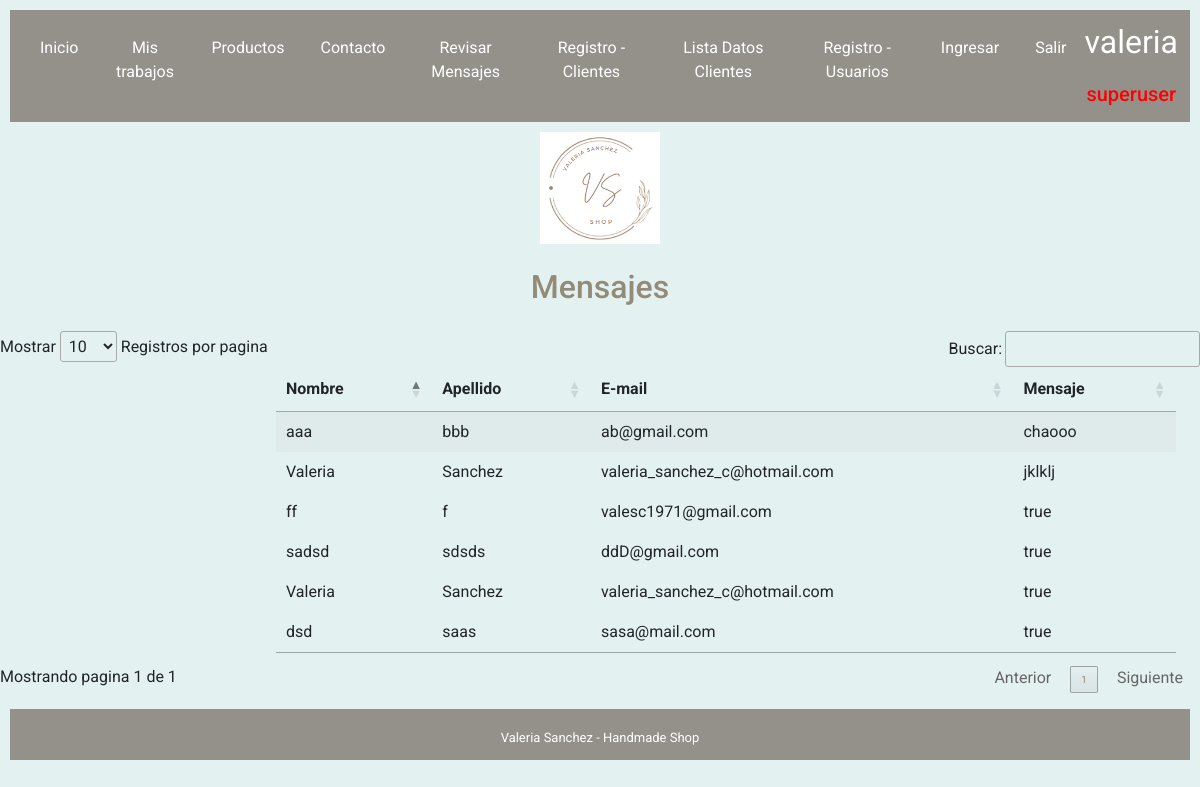
The app's page /mostrar_mensaje/ (signed in) with its own data.
### aplicacion1/models.py (models this page shows)
class Mensaje(models.Model):
    nombre=models.CharField(max_length=50, null=False)
    apellido=models.CharField(max_length=100, null=False)
    email=models.EmailField()
    mensaje=models.CharField(max_length=500, null=False)

### aplicacion1/views.py (the view)
# urls.py: path('mostrar_mensaje/', views.mostrar_mensaje, name='mostrar_mensaje'),
def mostrar_mensaje (request):  #muestra mensajes recibidos
    mensaje=Mensaje.objects.all()
    return render (request,'aplicacion1/mensajes.html',{"data":mensaje})

### aplicacion1/templates/aplicacion1/mensajes.html (shortened to what this page needs)
{%extends 'base_layout.html'%}{%block content%}
<body >
<div id="tabla_mensajes">
<header>
  <h1>Mensajes</h1>
</header>
    <table id="example" class="stripe" style="width:75%; margin-left: 23%">
      <thead>
        <tr>
          <th>Nombre</th>
          <th>Apellido</th>
          <th>E-mail</th>
          <th>Mensaje</th>
        </tr>
      </thead>
      {% for men in data %}
      <tbody>
        <tr>
          <td>{{men.nombre}}</td>
          <td>{{men.apellido}}</td>
          <td>{{men.email}}</td>
          <td>{{men.mensaje}}</td>
        </tr>
      </tbody>
      {% endfor %}
    </table>
</div>
</body>
</html>
{%endblock content%}

### templates/base_layout.html (shortened to what this page needs)
{% load static %}
<!DOCTYPE html>
<html lang="en">
<head>
    <link href="https://cdn.jsdelivr.net/npm/bootstrap@5.1.3/dist/css/bootstrap.min.css" rel="stylesheet">
    <link rel="stylesheet" href="https://cdn.datatables.net/1.11.4/css/jquery.dataTables.min.css">
    <link href="{% static 'aplicacion1/style.css' %}" rel="stylesheet" type="text/css" />
</head>
<nav class="navbar navbar-expand-lg navbar-light bg-black_1">
    <div class="container-fluid justify-content-center" id="barranav">
		<ul class="navbar-nav mb-2 mb-lg-0">
			<li class="nav-item">
				<a class="nav-link" href="{% url 'index' %}" id="form-contact">Inicio</a>
			</li>
			<li class="nav-item">
				<a class="nav-link" href="{% url 'productos' %}" id="form-contact">Mis trabajos</a>
			</li>
            <li class="nav-item">
				<a class="nav-link" href="{% url 'productos_lista' %}" id="form-contact">Productos</a>
			</li>
            {% if user.is_active%}
			<li class="nav-item">
				<a class="nav-link" href="{% url 'contacto' %}" id="form-contact">Contacto</a>
			</li>
            {% endif %}
            {% if user.is_staff %}
            <li class="nav-item">
				<a class="nav-link" href="/mostrar_mensaje" id="form-contact">Revisar Mensajes</a>
			</li>
            {% endif %}
            <li class="nav-item">
				<a class="nav-link" href="{% url 'formulario_usuario' %}" id="form-contact">Registro - Clientes</a>
			</li>
            {% if user.is_staff %}
            <li class="nav-item">
				<a class="nav-link" href="{% url 'usuarios' %}" id="form-contact">Lista Datos Clientes</a>
			</li>
            {% endif %}
            <li class="nav-item">
				<a class="nav-link" href="/register" id="form-contact">Registro - Usuarios</a>
			</li>
            <li class="nav-item">
				<a class="nav-link" href="/login" id="form-contact">Ingresar</a>
			</li>
            {% if user.is_active%}
            <li class="nav-item">
				<a class="nav-link" href="/salir" id="form-contact">Salir</a>
			</li>
            {% endif %}
        <div id="nombre_login">
           <p>{{ request.user.username }} </p>
           {% if request.user.is_superuser %}
                <h5> superuser </h5>
           {% elif request.user.is_staff %}
                <h5> staff </h5>
            {% elif request.user.is_active %}
                <h5> active </h5>
           {% endif %}
        </div>
	</div>
</nav>
<div class="logo">
    <img id="logo" src="{% static 'aplicacion1/images/logo.png'%}" class="img-fluid" alt="logo.png">
</div>
{%block content%}
{%endblock content%}
<footer>
	<div class="pie">
    <br>Valeria Sanchez - Handmade Shop
    </div>
</footer>
</html>

### aplicacion1/static/aplicacion1/style.css (style rules this page uses)
body { font-family: 'Roboto', sans-serif; background-color: rgb(228, 241, 241); }
h1 { text-align: center; color: rgb(146, 139, 120); font-size: xx-large; }
#nombre_login h5 { color: red; }
header { text-align: center; color: rgba(30, 39, 46,1.0); margin:2%; }
header h1 { text-align: center; text-align: center; color: rgb(146, 139, 120); font-size: xx-large; }
.bg-black_1 { background-color: rgb(148, 145, 138); }
nav { margin: 10px; }
#barranav ul li { margin: 10px; }
#form-contact { color: #fff; text-align: center; }
::placeholder { color: rgb(146, 139, 120); font-size: 90%; }
#logo { width: 10%; margin-left:45%; margin-right:45%; }
::marker { color: rgb(146, 139, 120); font-size: 90%; }
#nombre_login { color: white; text-align: center; font-size: xx-large; }
footer { background-color: rgb(148, 145, 138); color:#fff; text-align: center; margin-top: 10px; margin-bottom: 10%; padding-bottom: 1%; margin:10px; font-size: small; }

### records on screen
Mensaje: nombre "aaa", apellido "bbb", email "ab@gmail.com", mensaje "chaooo"
Mensaje: nombre "Valeria", apellido "Sanchez", email "valeria_sanchez_c@hotmail.com", mensaje "jklklj"
Mensaje: nombre "ff", apellido "f", email "valesc1971@gmail.com", mensaje "true"
Mensaje: nombre "sadsd", apellido "sdsds", email "ddD@gmail.com", mensaje "true"
Mensaje: nombre "Valeria", apellido "Sanchez", email "valeria_sanchez_c@hotmail.com", mensaje "true"
Mensaje: nombre "dsd", apellido "saas", email "sasa@mail.com", mensaje "true"

### other values on screen
{{ request.user.username }} "valeria"
